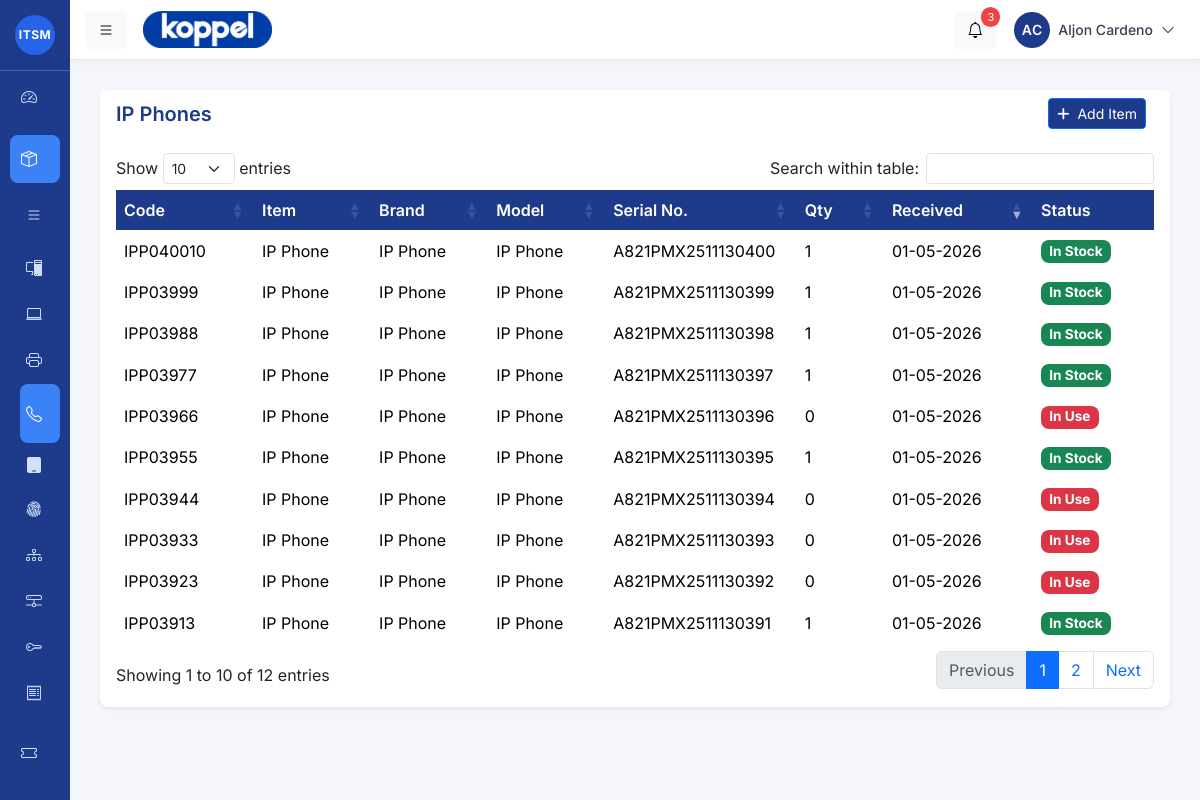
/admin/index.php?page=inventory/ip_phones (signed in), run on the app's committed database.
### tables this page shows
CREATE TABLE `item_tb` (
  `item_id` int(11) NOT NULL,
  `item_code` varchar(100) NOT NULL DEFAULT 'N/A',
  `name` varchar(100) NOT NULL,
  `brand` varchar(100) NOT NULL,
  `model` varchar(100) NOT NULL,
  `serial_number` varchar(100) DEFAULT NULL,
  `description` text DEFAULT NULL,
  `quantity` int(11) DEFAULT 0,
  `date_received` date DEFAULT NULL,
  `created_at` timestamp NOT NULL DEFAULT current_timestamp(),
  `updated_at` timestamp NOT NULL DEFAULT current_timestamp() ON UPDATE current_timestamp(),
  `type_id` int(11) UNSIGNED NOT NULL
);

### admin/inventory/ip_phones.php (the view, shortened to what this page needs)
<?php
include __DIR__ . '/../../includes/db.php';
  $sql = "
      SELECT *
      FROM item_tb
      Where name = 'IP Phone'
      ORDER BY item_id DESC
  ";
  $result = $conn->query($sql);
?>
<div class="card shadow-sm rounded-3 mb-4">
    <div class="card-header d-flex justify-content-between align-items-center bg-white border-bottom-0">
        <h5 class="mb-0 text-primary fw-semibold">IP Phones</h5>
        <div>
            <a href="?page=inventory/crud/add_item" class="btn btn-sm btn-primary me-2">
                <i class="fas fa-plus me-1"></i> Add Item
            </a>
        </div>
    </div>
    <div class="card-body">
        <div class="table-responsive">
            <table id="inventoryTable" class="table table-hover align-middle">
                <thead class="table-light">
                    <tr>
                        <th>Code</th>
                        <th>Item</th>
                        <th>Brand</th>
                        <th>Model</th>
                        <th>Serial No.</th>
                        <th>Qty</th>
                        <th>Received</th>
                        <th>Status</th>
                    </tr>
                </thead>
                <tbody>
                    <?php if ($result->num_rows > 0): ?>
                        <?php while($row = $result->fetch_assoc()): ?>
                        <tr
                            data-item-id="<?= (int)$row['item_id'] ?>"
                            data-code="<?= htmlspecialchars($row['item_code']) ?>"
                            data-name="<?= htmlspecialchars($row['name']) ?>"
                            data-brand="<?= htmlspecialchars($row['brand']) ?>"
                            data-model="<?= htmlspecialchars($row['model']) ?>"
                            data-serial="<?= htmlspecialchars($row['serial_number']) ?>"
                            data-desc="<?= htmlspecialchars($row['description']) ?>"
                            data-qty="<?= (int)$row['quantity'] ?>"
                            data-received="<?= date('m-d-Y', strtotime($row['date_received'])) ?>">
                            <td><?= $row['item_code'] ?></td>
                            <td><?= $row['name'] ?></td>
                            <td><?= $row['brand'] ?></td>
                            <td><?= $row['model'] ?></td>
                            <td><?= $row['serial_number'] ?></td>
                            <td><?= $row['quantity'] ?></td>
                            <td data-order="<?= date('Y-m-d', strtotime($row['date_received'])) ?>">
                                <?= date('m-d-Y', strtotime($row['date_received'])) ?>
                            </td>
                            <td>
                                <?php
                                if ($row['quantity'] > 0) {
                                    echo '<span class="badge bg-success">In Stock</span>';
                                } elseif ($row['type_id'] == 8) {
                                    echo '<span class="badge bg-danger">Consumed</span>';
                                } else {
                                    echo '<span class="badge bg-danger ">In Use</span>';
                                }
                                ?>
                            </td>
                        </tr>
                        <?php endwhile; ?>
                    <?php else: ?>
                        <tr>
                            <td colspan="10" class="text-center text-muted">No items found</td>
                        </tr>
                    <?php endif; ?>
                </tbody>
            </table>
        </div>
    </div>
</div>

### assets/css/main.css (style rules this page uses)
body { overflow-x:hidden; background:#f4f6fb; font-family: 'Inter', sans-serif; }
:root { --light-blue: #e3f2fd; --medium-blue: #bbdefb; --dark-blue: #90caf9; --accent-blue: #64b5f6; --text-blue: #1976d2; }
.table th { background-color: #1E3A8A; color: white; font-weight: 600; border: none; font-family: 'Inter', sans-serif; }
.table td { vertical-align: middle; border: none; font-family: 'Inter', sans-serif; max-width: 120px; white-space: nowrap; overflow: hidden; text-overflow: ellipsis; }
.badge { font-size: 0.85rem; padding: 0.35em 0.6em; border-radius: 0.5rem; }
.card { border: none; border-radius: 0.75rem; }
.card-header { border-bottom: 1px solid #e5e7eb; background-color: #2f55bc; }
.btn-primary, .modal-header { background-color: #1E3A8A; }
.text-primary { color: #1E3A8A !important; }

### data on the page
item_tb: item_code "IPP040010", name "IP Phone", brand "IP Phone", model "IP Phone", serial_number "A821PMX2511130400", quantity "1", date_received "01-05-2026", shows "In Stock"
item_tb: item_code "IPP03999", name "IP Phone", brand "IP Phone", model "IP Phone", serial_number "A821PMX2511130399", quantity "1", date_received "01-05-2026", shows "In Stock"
item_tb: item_code "IPP03988", name "IP Phone", brand "IP Phone", model "IP Phone", serial_number "A821PMX2511130398", quantity "1", date_received "01-05-2026", shows "In Stock"
item_tb: item_code "IPP03977", name "IP Phone", brand "IP Phone", model "IP Phone", serial_number "A821PMX2511130397", quantity "1", date_received "01-05-2026", shows "In Stock"
item_tb: item_code "IPP03966", name "IP Phone", brand "IP Phone", model "IP Phone", serial_number "A821PMX2511130396", quantity "0", date_received "01-05-2026", shows "In Use"
item_tb: item_code "IPP03955", name "IP Phone", brand "IP Phone", model "IP Phone", serial_number "A821PMX2511130395", quantity "1", date_received "01-05-2026", shows "In Stock"
item_tb: item_code "IPP03944", name "IP Phone", brand "IP Phone", model "IP Phone", serial_number "A821PMX2511130394", quantity "0", date_received "01-05-2026", shows "In Use"
item_tb: item_code "IPP03933", name "IP Phone", brand "IP Phone", model "IP Phone", serial_number "A821PMX2511130393", quantity "0", date_received "01-05-2026", shows "In Use"
item_tb: item_code "IPP03923", name "IP Phone", brand "IP Phone", model "IP Phone", serial_number "A821PMX2511130392", quantity "0", date_received "01-05-2026", shows "In Use"
item_tb: item_code "IPP03913", name "IP Phone", brand "IP Phone", model "IP Phone", serial_number "A821PMX2511130391", quantity "1", date_received "01-05-2026", shows "In Stock"

### other printed values
$initials "AC"
$fullname "Aljon Cardeno"
